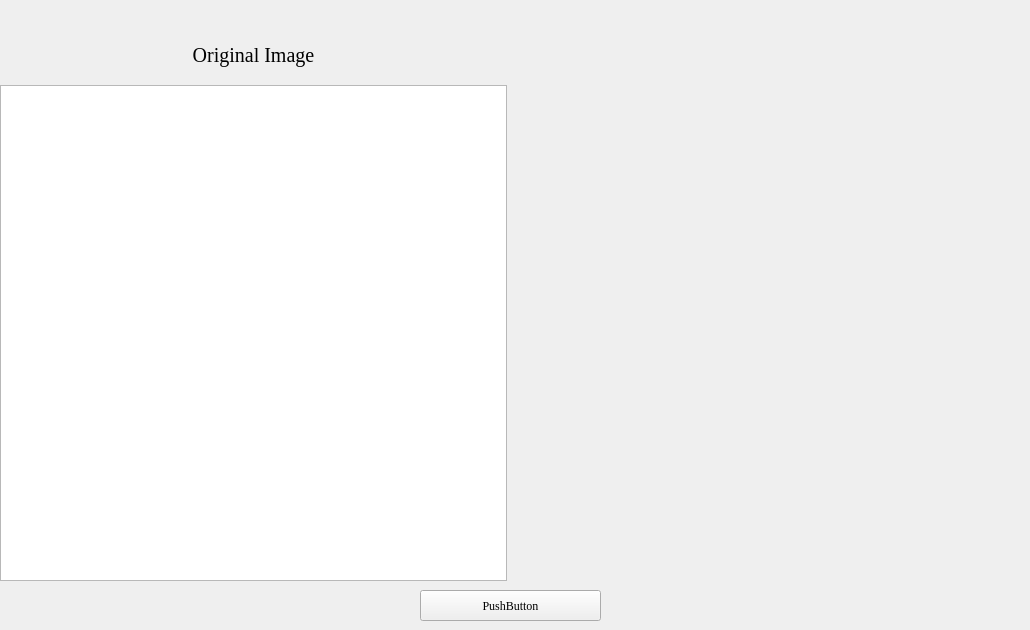
      <widget class="QWidget" name="page_10">
       <property name="font">
        <font>
         <family>Times New Roman</family>
        </font>
       </property>
       <widget class="QPushButton" name="pushButton_gn10">
        <property name="geometry">
         <rect>
          <x>420</x>
          <y>590</y>
          <width>181</width>
          <height>31</height>
         </rect>
        </property>
        <property name="text">
         <string>PushButton</string>
        </property>
       </widget>
       <widget class="QWidget" name="layoutWidget">
        <property name="geometry">
         <rect>
          <x>0</x>
          <y>40</y>
          <width>1021</width>
          <height>541</height>
         </rect>
        </property>
        <layout class="QHBoxLayout" name="horizontalLayout_13">
         <property name="spacing">
          <number>15</number>
         </property>
         <property name="leftMargin">
          <number>0</number>
         </property>
         <property name="rightMargin">
          <number>0</number>
         </property>
         <item>
          <layout class="QVBoxLayout" name="verticalLayout_21">
           <item>
            <widget class="QLabel" name="label_105">
             <property name="minimumSize">
              <size>
               <width>0</width>
               <height>30</height>
              </size>
             </property>
             <property name="maximumSize">
              <size>
               <width>16777215</width>
               <height>30</height>
              </size>
             </property>
             <property name="font">
              <font>
               <family>Times New Roman</family>
               <pointsize>15</pointsize>
              </font>
             </property>
             <property name="text">
              <string>Original Image</string>
             </property>
             <property name="alignment">
              <set>Qt::AlignCenter</set>
             </property>
            </widget>
           </item>
           <item>
            <widget class="MyQGraphicsView" name="graphicsView_10"/>
           </item>
          </layout>
         </item>
         <item>
          <layout class="QVBoxLayout" name="verticalLayout_22">
           <item>
            <widget class="QLabel" name="label_106">
             <property name="minimumSize">
              <size>
               <width>0</width>
               <height>30</height>
              </size>
             </property>
             <property name="maximumSize">
              <size>
               <width>16777215</width>
               <height>30</height>
              </size>
             </property>
             <property name="font">
              <font>
               <family>Times New Roman</family>
               <pointsize>15</pointsize>
              </font>
             </property>
             <property name="text">
              <string/>
             </property>
             <property name="alignment">
              <set>Qt::AlignCenter</set>
             </property>
            </widget>
           </item>
           <item>
            <widget class="QLabel" name="label_tu_102">
             <property name="minimumSize">
              <size>
               <width>499</width>
               <height>0</height>
              </size>
             </property>
             <property name="text">
              <string/>
             </property>
            </widget>
           </item>
          </layout>
         </item>
        </layout>
       </widget>
      </widget>
